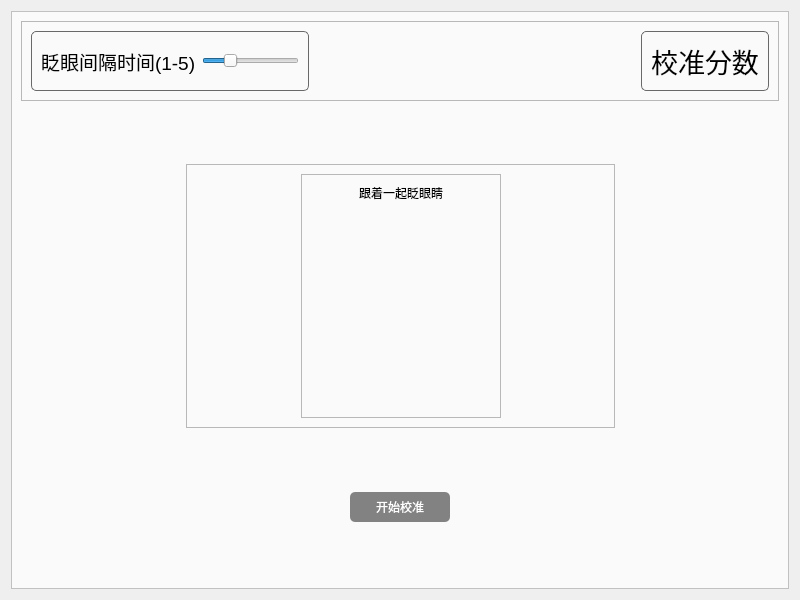
<?xml version="1.0" encoding="UTF-8"?>
<ui version="4.0">
 <class>BlinkCaliWidget</class>
 <widget class="QWidget" name="BlinkCaliWidget">
  <property name="geometry">
   <rect>
    <x>0</x>
    <y>0</y>
    <width>800</width>
    <height>600</height>
   </rect>
  </property>
  <property name="minimumSize">
   <size>
    <width>800</width>
    <height>600</height>
   </size>
  </property>
  <property name="windowTitle">
   <string>Form</string>
  </property>
  <property name="styleSheet">
   <string notr="true">#frame_result,#frame_blink,#frame_feedback{
    border: 1px solid #696969;
    border-radius: 5px;
}

#frame_background{
	background-color: #FAFAFA; /* 柔和的浅灰色 */
}

QPushButton{
    color: #ffffff; /* 按钮文本为白色 */
    border: none;
    background-color: #828282; /* 按钮默认状态为中性灰色 */
    border-radius: 5px;
}

QPushButton:hover{
    color: #ffffff;
    border: none;
    background-color: #606060; /* 悬停时按钮变为深灰色 */
    border-radius: 5px;
}

QPushButton:pressed{
    color: #ffffff;
    border: none;
    background-color: #828282; /* 按下按钮时为中灰色 */
    border-radius: 5px;
}</string>
  </property>
  <layout class="QGridLayout" name="gridLayout">
   <item row="0" column="0">
    <widget class="QFrame" name="frame_background">
     <property name="styleSheet">
      <string notr="true"/>
     </property>
     <property name="frameShape">
      <enum>QFrame::StyledPanel</enum>
     </property>
     <property name="frameShadow">
      <enum>QFrame::Raised</enum>
     </property>
     <layout class="QGridLayout" name="gridLayout_3">
      <item row="0" column="0" colspan="5">
       <widget class="QFrame" name="frame_2">
        <property name="frameShape">
         <enum>QFrame::StyledPanel</enum>
        </property>
        <property name="frameShadow">
         <enum>QFrame::Raised</enum>
        </property>
        <layout class="QHBoxLayout" name="horizontalLayout_2">
         <item>
          <widget class="QFrame" name="frame_blink">
           <property name="frameShape">
            <enum>QFrame::StyledPanel</enum>
           </property>
           <property name="frameShadow">
            <enum>QFrame::Raised</enum>
           </property>
           <layout class="QHBoxLayout" name="horizontalLayout">
            <item>
             <widget class="QLabel" name="graphcodeLabel_2">
              <property name="font">
               <font>
                <pointsize>14</pointsize>
               </font>
              </property>
              <property name="text">
               <string>眨眼间隔时间(1-5)</string>
              </property>
             </widget>
            </item>
            <item>
             <widget class="QSlider" name="blinkIntervalSlider">
              <property name="minimum">
               <number>1</number>
              </property>
              <property name="maximum">
               <number>5</number>
              </property>
              <property name="value">
               <number>2</number>
              </property>
              <property name="orientation">
               <enum>Qt::Horizontal</enum>
              </property>
             </widget>
            </item>
           </layout>
          </widget>
         </item>
         <item>
          <spacer name="horizontalSpacer">
           <property name="orientation">
            <enum>Qt::Horizontal</enum>
           </property>
           <property name="sizeHint" stdset="0">
            <size>
             <width>326</width>
             <height>20</height>
            </size>
           </property>
          </spacer>
         </item>
         <item>
          <widget class="QFrame" name="frame_result">
           <property name="frameShape">
            <enum>QFrame::StyledPanel</enum>
           </property>
           <property name="frameShadow">
            <enum>QFrame::Raised</enum>
           </property>
           <layout class="QGridLayout" name="gridLayout_2">
            <item row="0" column="0">
             <widget class="QLabel" name="caliResultLabel">
              <property name="font">
               <font>
                <pointsize>20</pointsize>
               </font>
              </property>
              <property name="text">
               <string>校准分数</string>
              </property>
              <property name="scaledContents">
               <bool>false</bool>
              </property>
              <property name="alignment">
               <set>Qt::AlignCenter</set>
              </property>
             </widget>
            </item>
           </layout>
          </widget>
         </item>
        </layout>
       </widget>
      </item>
      <item row="1" column="2">
       <spacer name="verticalSpacer">
        <property name="orientation">
         <enum>Qt::Vertical</enum>
        </property>
        <property name="sizeHint" stdset="0">
         <size>
          <width>20</width>
          <height>72</height>
         </size>
        </property>
       </spacer>
      </item>
      <item row="2" column="0">
       <spacer name="horizontalSpacer_4">
        <property name="orientation">
         <enum>Qt::Horizontal</enum>
        </property>
        <property name="sizeHint" stdset="0">
         <size>
          <width>162</width>
          <height>20</height>
         </size>
        </property>
       </spacer>
      </item>
      <item row="2" column="1" colspan="3">
       <widget class="QFrame" name="frame_3">
        <property name="frameShape">
         <enum>QFrame::StyledPanel</enum>
        </property>
        <property name="frameShadow">
         <enum>QFrame::Raised</enum>
        </property>
        <layout class="QHBoxLayout" name="horizontalLayout_3">
         <item>
          <spacer name="horizontalSpacer_2">
           <property name="orientation">
            <enum>Qt::Horizontal</enum>
           </property>
           <property name="sizeHint" stdset="0">
            <size>
             <width>108</width>
             <height>20</height>
            </size>
           </property>
          </spacer>
         </item>
         <item>
          <widget class="QFrame" name="frame">
           <property name="frameShape">
            <enum>QFrame::StyledPanel</enum>
           </property>
           <property name="frameShadow">
            <enum>QFrame::Raised</enum>
           </property>
           <layout class="QVBoxLayout" name="verticalLayout" stretch="1,2">
            <item>
             <widget class="QLabel" name="labelTip">
              <property name="maximumSize">
               <size>
                <width>16777215</width>
                <height>20</height>
               </size>
              </property>
              <property name="text">
               <string>跟着一起眨眼睛</string>
              </property>
              <property name="alignment">
               <set>Qt::AlignCenter</set>
              </property>
             </widget>
            </item>
            <item>
             <widget class="QLabel" name="caliIcon">
              <property name="sizePolicy">
               <sizepolicy hsizetype="Fixed" vsizetype="Fixed">
                <horstretch>0</horstretch>
                <verstretch>0</verstretch>
               </sizepolicy>
              </property>
              <property name="minimumSize">
               <size>
                <width>180</width>
                <height>200</height>
               </size>
              </property>
              <property name="maximumSize">
               <size>
                <width>180</width>
                <height>200</height>
               </size>
              </property>
              <property name="text">
               <string/>
              </property>
              <property name="pixmap">
               <pixmap resource="../res.qrc">:/img/robot1.png</pixmap>
              </property>
              <property name="scaledContents">
               <bool>true</bool>
              </property>
             </widget>
            </item>
           </layout>
          </widget>
         </item>
         <item>
          <spacer name="horizontalSpacer_3">
           <property name="orientation">
            <enum>Qt::Horizontal</enum>
           </property>
           <property name="sizeHint" stdset="0">
            <size>
             <width>107</width>
             <height>20</height>
            </size>
           </property>
          </spacer>
         </item>
        </layout>
       </widget>
      </item>
      <item row="2" column="4">
       <spacer name="horizontalSpacer_5">
        <property name="orientation">
         <enum>Qt::Horizontal</enum>
        </property>
        <property name="sizeHint" stdset="0">
         <size>
          <width>161</width>
          <height>20</height>
         </size>
        </property>
       </spacer>
      </item>
      <item row="3" column="2">
       <spacer name="verticalSpacer_2">
        <property name="orientation">
         <enum>Qt::Vertical</enum>
        </property>
        <property name="sizeHint" stdset="0">
         <size>
          <width>20</width>
          <height>73</height>
         </size>
        </property>
       </spacer>
      </item>
      <item row="4" column="1">
       <spacer name="horizontalSpacer_6">
        <property name="orientation">
         <enum>Qt::Horizontal</enum>
        </property>
        <property name="sizeHint" stdset="0">
         <size>
          <width>161</width>
          <height>20</height>
         </size>
        </property>
       </spacer>
      </item>
      <item row="4" column="2">
       <widget class="QPushButton" name="beginCaliButton">
        <property name="sizePolicy">
         <sizepolicy hsizetype="Minimum" vsizetype="Minimum">
          <horstretch>0</horstretch>
          <verstretch>0</verstretch>
         </sizepolicy>
        </property>
        <property name="minimumSize">
         <size>
          <width>100</width>
          <height>30</height>
         </size>
        </property>
        <property name="styleSheet">
         <string notr="true"/>
        </property>
        <property name="text">
         <string>开始校准</string>
        </property>
       </widget>
      </item>
      <item row="4" column="3">
       <spacer name="horizontalSpacer_7">
        <property name="orientation">
         <enum>Qt::Horizontal</enum>
        </property>
        <property name="sizeHint" stdset="0">
         <size>
          <width>162</width>
          <height>20</height>
         </size>
        </property>
       </spacer>
      </item>
      <item row="5" column="2">
       <spacer name="verticalSpacer_3">
        <property name="orientation">
         <enum>Qt::Vertical</enum>
        </property>
        <property name="sizeHint" stdset="0">
         <size>
          <width>20</width>
          <height>72</height>
         </size>
        </property>
       </spacer>
      </item>
     </layout>
    </widget>
   </item>
  </layout>
 </widget>
 <resources>
  <include location="../res.qrc"/>
 </resources>
 <connections/>
</ui>
